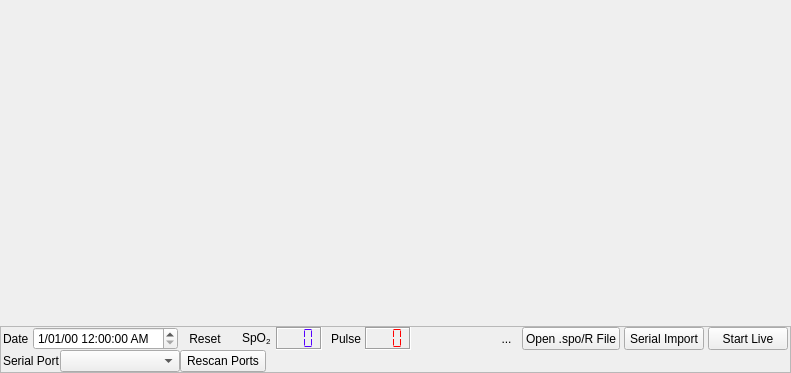
<?xml version="1.0" encoding="UTF-8"?>
<ui version="4.0">
 <class>Oximetry</class>
 <widget class="QWidget" name="Oximetry">
  <property name="geometry">
   <rect>
    <x>0</x>
    <y>0</y>
    <width>791</width>
    <height>373</height>
   </rect>
  </property>
  <property name="windowTitle">
   <string notr="true">Form</string>
  </property>
  <layout class="QVBoxLayout" name="verticalLayout">
   <property name="spacing">
    <number>0</number>
   </property>
   <property name="leftMargin">
    <number>0</number>
   </property>
   <property name="topMargin">
    <number>0</number>
   </property>
   <property name="rightMargin">
    <number>0</number>
   </property>
   <property name="bottomMargin">
    <number>0</number>
   </property>
   <item>
    <widget class="QWidget" name="graphArea" native="true">
     <property name="sizePolicy">
      <sizepolicy hsizetype="Expanding" vsizetype="Expanding">
       <horstretch>0</horstretch>
       <verstretch>0</verstretch>
      </sizepolicy>
     </property>
    </widget>
   </item>
   <item>
    <widget class="QFrame" name="frame">
     <property name="sizePolicy">
      <sizepolicy hsizetype="Preferred" vsizetype="Minimum">
       <horstretch>0</horstretch>
       <verstretch>0</verstretch>
      </sizepolicy>
     </property>
     <property name="frameShape">
      <enum>QFrame::StyledPanel</enum>
     </property>
     <property name="frameShadow">
      <enum>QFrame::Raised</enum>
     </property>
     <layout class="QVBoxLayout" name="verticalLayout_2">
      <property name="spacing">
       <number>0</number>
      </property>
      <property name="leftMargin">
       <number>2</number>
      </property>
      <property name="topMargin">
       <number>0</number>
      </property>
      <property name="rightMargin">
       <number>2</number>
      </property>
      <property name="bottomMargin">
       <number>0</number>
      </property>
      <item>
       <layout class="QHBoxLayout" name="horizontalLayout">
        <property name="spacing">
         <number>4</number>
        </property>
        <property name="leftMargin">
         <number>0</number>
        </property>
        <item>
         <widget class="QLabel" name="label_4">
          <property name="sizePolicy">
           <sizepolicy hsizetype="Preferred" vsizetype="Minimum">
            <horstretch>0</horstretch>
            <verstretch>0</verstretch>
           </sizepolicy>
          </property>
          <property name="text">
           <string>Date</string>
          </property>
         </widget>
        </item>
        <item>
         <widget class="QDateTimeEdit" name="dateEdit">
          <property name="sizePolicy">
           <sizepolicy hsizetype="Minimum" vsizetype="Minimum">
            <horstretch>0</horstretch>
            <verstretch>0</verstretch>
           </sizepolicy>
          </property>
          <property name="displayFormat">
           <string>d/MM/yy h:mm:ss AP</string>
          </property>
         </widget>
        </item>
        <item>
         <widget class="QToolButton" name="resetTimeButton">
          <property name="sizePolicy">
           <sizepolicy hsizetype="Fixed" vsizetype="Minimum">
            <horstretch>0</horstretch>
            <verstretch>0</verstretch>
           </sizepolicy>
          </property>
          <property name="styleSheet">
           <string notr="true">QToolButton {
 background: transparent;
 border-radius: 8px;
 border: 2px solid transparent;
}

QToolButton:hover {
 border: 2px solid #456789;
}

QToolButton:pressed {
 border: 2px solid #456789;
 background-color: #89abcd;
}</string>
          </property>
          <property name="text">
           <string>Reset</string>
          </property>
         </widget>
        </item>
        <item>
         <spacer name="horizontalSpacer_3">
          <property name="orientation">
           <enum>Qt::Horizontal</enum>
          </property>
          <property name="sizeType">
           <enum>QSizePolicy::Fixed</enum>
          </property>
          <property name="sizeHint" stdset="0">
           <size>
            <width>10</width>
            <height>20</height>
           </size>
          </property>
         </spacer>
        </item>
        <item>
         <widget class="QLabel" name="label_3">
          <property name="sizePolicy">
           <sizepolicy hsizetype="Preferred" vsizetype="Minimum">
            <horstretch>0</horstretch>
            <verstretch>0</verstretch>
           </sizepolicy>
          </property>
          <property name="text">
           <string notr="true">&lt;html&gt;&lt;head/&gt;&lt;body&gt;&lt;p&gt;SpO&lt;span style=&quot; vertical-align:sub;&quot;&gt;2&lt;/span&gt;&lt;/p&gt;&lt;/body&gt;&lt;/html&gt;</string>
          </property>
         </widget>
        </item>
        <item>
         <widget class="QLCDNumber" name="spo2LCD">
          <property name="sizePolicy">
           <sizepolicy hsizetype="Fixed" vsizetype="Minimum">
            <horstretch>0</horstretch>
            <verstretch>0</verstretch>
           </sizepolicy>
          </property>
          <property name="palette">
           <palette>
            <active>
             <colorrole role="WindowText">
              <brush brushstyle="SolidPattern">
               <color alpha="255">
                <red>85</red>
                <green>0</green>
                <blue>255</blue>
               </color>
              </brush>
             </colorrole>
            </active>
            <inactive>
             <colorrole role="WindowText">
              <brush brushstyle="SolidPattern">
               <color alpha="255">
                <red>85</red>
                <green>0</green>
                <blue>255</blue>
               </color>
              </brush>
             </colorrole>
            </inactive>
            <disabled>
             <colorrole role="WindowText">
              <brush brushstyle="SolidPattern">
               <color alpha="255">
                <red>118</red>
                <green>118</green>
                <blue>117</blue>
               </color>
              </brush>
             </colorrole>
            </disabled>
           </palette>
          </property>
          <property name="frameShadow">
           <enum>QFrame::Sunken</enum>
          </property>
          <property name="digitCount">
           <number>3</number>
          </property>
          <property name="segmentStyle">
           <enum>QLCDNumber::Flat</enum>
          </property>
         </widget>
        </item>
        <item>
         <spacer name="horizontalSpacer_4">
          <property name="orientation">
           <enum>Qt::Horizontal</enum>
          </property>
          <property name="sizeType">
           <enum>QSizePolicy::Fixed</enum>
          </property>
          <property name="sizeHint" stdset="0">
           <size>
            <width>5</width>
            <height>20</height>
           </size>
          </property>
         </spacer>
        </item>
        <item>
         <widget class="QLabel" name="label_2">
          <property name="sizePolicy">
           <sizepolicy hsizetype="Preferred" vsizetype="Minimum">
            <horstretch>0</horstretch>
            <verstretch>0</verstretch>
           </sizepolicy>
          </property>
          <property name="text">
           <string>Pulse</string>
          </property>
         </widget>
        </item>
        <item>
         <widget class="QLCDNumber" name="pulseLCD">
          <property name="sizePolicy">
           <sizepolicy hsizetype="Fixed" vsizetype="Minimum">
            <horstretch>0</horstretch>
            <verstretch>0</verstretch>
           </sizepolicy>
          </property>
          <property name="palette">
           <palette>
            <active>
             <colorrole role="WindowText">
              <brush brushstyle="SolidPattern">
               <color alpha="255">
                <red>255</red>
                <green>0</green>
                <blue>0</blue>
               </color>
              </brush>
             </colorrole>
            </active>
            <inactive>
             <colorrole role="WindowText">
              <brush brushstyle="SolidPattern">
               <color alpha="255">
                <red>255</red>
                <green>0</green>
                <blue>0</blue>
               </color>
              </brush>
             </colorrole>
            </inactive>
            <disabled>
             <colorrole role="WindowText">
              <brush brushstyle="SolidPattern">
               <color alpha="255">
                <red>118</red>
                <green>118</green>
                <blue>117</blue>
               </color>
              </brush>
             </colorrole>
            </disabled>
           </palette>
          </property>
          <property name="frameShape">
           <enum>QFrame::Box</enum>
          </property>
          <property name="frameShadow">
           <enum>QFrame::Sunken</enum>
          </property>
          <property name="digitCount">
           <number>3</number>
          </property>
          <property name="segmentStyle">
           <enum>QLCDNumber::Flat</enum>
          </property>
         </widget>
        </item>
        <item>
         <spacer name="horizontalSpacer_2">
          <property name="orientation">
           <enum>Qt::Horizontal</enum>
          </property>
          <property name="sizeHint" stdset="0">
           <size>
            <width>40</width>
            <height>20</height>
           </size>
          </property>
         </spacer>
        </item>
        <item>
         <widget class="QToolButton" name="saveButton">
          <property name="sizePolicy">
           <sizepolicy hsizetype="Fixed" vsizetype="Minimum">
            <horstretch>0</horstretch>
            <verstretch>0</verstretch>
           </sizepolicy>
          </property>
          <property name="styleSheet">
           <string notr="true">QToolButton {
 background: transparent;
 border-radius: 8px;
 border: 2px solid transparent;
}

QToolButton:hover {
 border: 2px solid #456789;
}

QToolButton:pressed {
 border: 2px solid #456789;
 background-color: #89abcd;
}</string>
          </property>
          <property name="text">
           <string notr="true">...</string>
          </property>
          <property name="icon">
           <iconset resource="Resources.qrc">
            <normaloff>:/icons/save.png</normaloff>:/icons/save.png</iconset>
          </property>
         </widget>
        </item>
        <item>
         <widget class="QPushButton" name="openButton">
          <property name="sizePolicy">
           <sizepolicy hsizetype="Minimum" vsizetype="Minimum">
            <horstretch>0</horstretch>
            <verstretch>0</verstretch>
           </sizepolicy>
          </property>
          <property name="styleSheet">
           <string notr="true"/>
          </property>
          <property name="text">
           <string>Open .spo/R File</string>
          </property>
          <property name="checkable">
           <bool>false</bool>
          </property>
          <property name="flat">
           <bool>false</bool>
          </property>
         </widget>
        </item>
        <item>
         <widget class="QPushButton" name="ImportButton">
          <property name="sizePolicy">
           <sizepolicy hsizetype="Minimum" vsizetype="Minimum">
            <horstretch>0</horstretch>
            <verstretch>0</verstretch>
           </sizepolicy>
          </property>
          <property name="text">
           <string>Serial Import</string>
          </property>
         </widget>
        </item>
        <item>
         <widget class="QPushButton" name="RunButton">
          <property name="sizePolicy">
           <sizepolicy hsizetype="Minimum" vsizetype="Minimum">
            <horstretch>0</horstretch>
            <verstretch>0</verstretch>
           </sizepolicy>
          </property>
          <property name="text">
           <string>Start Live</string>
          </property>
          <property name="checkable">
           <bool>true</bool>
          </property>
         </widget>
        </item>
       </layout>
      </item>
      <item>
       <layout class="QHBoxLayout" name="horizontalLayout_2">
        <property name="sizeConstraint">
         <enum>QLayout::SetMinimumSize</enum>
        </property>
        <item>
         <widget class="QLabel" name="label">
          <property name="sizePolicy">
           <sizepolicy hsizetype="Preferred" vsizetype="Minimum">
            <horstretch>0</horstretch>
            <verstretch>0</verstretch>
           </sizepolicy>
          </property>
          <property name="text">
           <string>Serial Port</string>
          </property>
         </widget>
        </item>
        <item>
         <widget class="QComboBox" name="SerialPortsCombo">
          <property name="sizePolicy">
           <sizepolicy hsizetype="Preferred" vsizetype="Minimum">
            <horstretch>0</horstretch>
            <verstretch>0</verstretch>
           </sizepolicy>
          </property>
          <property name="minimumSize">
           <size>
            <width>120</width>
            <height>0</height>
           </size>
          </property>
         </widget>
        </item>
        <item>
         <widget class="QToolButton" name="RefreshPortsButton">
          <property name="sizePolicy">
           <sizepolicy hsizetype="Fixed" vsizetype="Minimum">
            <horstretch>0</horstretch>
            <verstretch>0</verstretch>
           </sizepolicy>
          </property>
          <property name="text">
           <string>Rescan Ports</string>
          </property>
         </widget>
        </item>
        <item>
         <spacer name="horizontalSpacer">
          <property name="orientation">
           <enum>Qt::Horizontal</enum>
          </property>
          <property name="sizeHint" stdset="0">
           <size>
            <width>40</width>
            <height>20</height>
           </size>
          </property>
         </spacer>
        </item>
       </layout>
      </item>
     </layout>
    </widget>
   </item>
  </layout>
 </widget>
 <resources>
  <include location="Resources.qrc"/>
 </resources>
 <connections/>
</ui>
